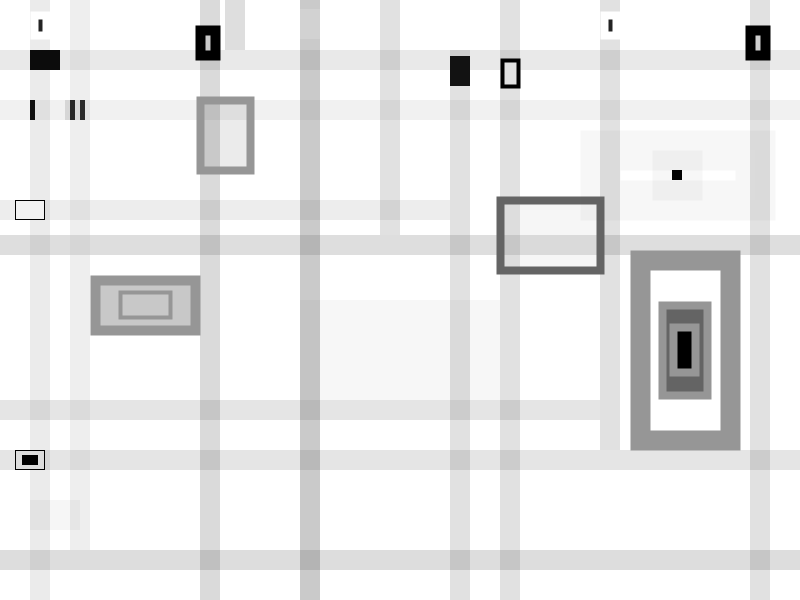
Frame 1 (no input)
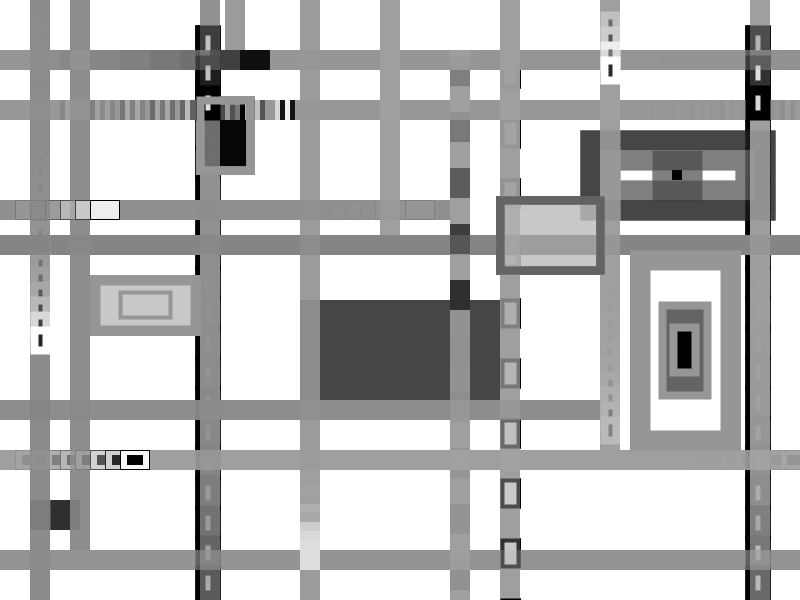
Frame 60 (the mouse pressed at the canvas centre just before this capture)
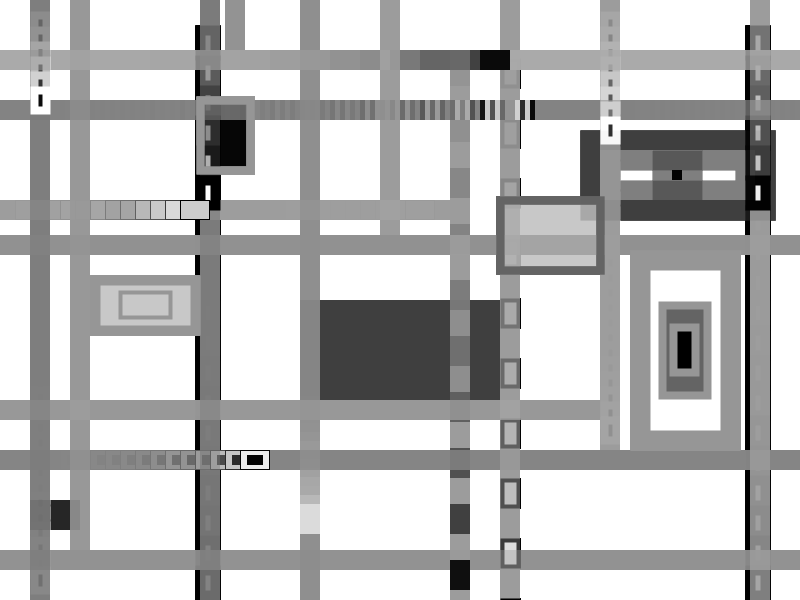
Frame 120 (the mouse held since frame 60 and released just before this capture)

The Processing sketch that drew these frames (run headless with seeded random() and noise(); from frame 60 on, the mouse is pressed at the canvas centre):

// Processing sketch: xuyifan3
// ── xuyifan3.pde
float x1,x2,x3,x4,x5,x6,x7,x8,x9,x10,x11,x12,y1,y2,y3,y4,y5,y6,y7;
float xspeed=30,yspeed=30;
void setup() {
  size(800, 600);
  background(255);
  frameRate(10);
}
void draw() {
  rectMode(CORNER);
  noStroke();
  fill(random(100,200),random(50,100));
  rect(0, 50, width, 20);
   fill(random(100,200),random(50,100));
  rect(0, 100, width, 20);
   fill(random(100,200),random(50,100));
  rect(0, 200, 450, 20);
   fill(random(100,200),random(50,100));
  rect(0, 235, width, 20);
   fill(random(100,200),random(50,100));
  rect(0, 400, 600, 20);
   fill(random(100,200),random(50,100));
  rect(0, 450, width, 20);
   fill(random(100,200),random(50,100));
  rect(0, 550, width, 20);
   fill(random(100,200),random(50,100));
  rect(30, 0, 20, height);
   fill(random(100,200),random(50,100));
  rect(70, 0, 20, 550);
   fill(random(100,200),random(50,100));
  rect(200, 0, 20, height);
   fill(random(100,200),random(50,100));
  rect(225, 0, 20, 50);
   fill(random(100,200),random(50,100));
  rect(300, 0, 20, height);
   fill(random(100,200),random(50,100));
  rect(380,0,20,235); 
  rect(450,50,20,height); 
  rect(500,0,20,height); 
  rect(600,0,20,450); 
  rect(750,0,20,height); 
  
 
 fill(random(0,50));
  rect(x1=x1+xspeed,50,30,20);
  if(x1>=width-30){
    x1=0;}
  
  fill(random(200,255));
  stroke(0);
  strokeWeight(10);
  rect(200,y1=y1+yspeed,15,25);
  if(y1>=height-30){
    y1=0;}
    
   fill(random(200,255));
   stroke(0);
   strokeWeight(1);
  rect(x2=x2+xspeed*0.5,200,29.5,19.5);
  if(x2>=450-50){
    x2=0;}
    
    fill(random(0,50));
   noStroke();
    rect(x3=x3+xspeed,100,5,20);
    fill(random(200,255));
  rect(x4=x3+xspeed+5,100,5,20);
  fill(random(0,50));
  rect(x5=x3+xspeed+10,100,5,20);
  fill(random(200,255));
  rect(x6=x3+xspeed+15,100,5,20);
  fill(random(0,50));
  rect(x7=x3+xspeed+20,100,5,20);
  if(x3>=width-30){
    x3=0;}
    
    fill(random(200,255));
   stroke(0);
   strokeWeight(1);
  rect(x8=x8+xspeed*0.5,450,29.5,19.5);
  fill(0);
  rectMode(CENTER);
  rect(x9=x8+xspeed*0.5,460,29.5/2,19.5/2);
  if(x8>=width-30){
    x8=0;}
    
    fill(random(200,255));
    rectMode(CORNER);
    stroke(0);
    strokeWeight(4);
  rect(502,y2=y2+yspeed*2,16,26);
  if(y2>=height-30){
    y2=0;}
  
 
  fill(random(0,50));
    rectMode(CORNER);
    stroke(255);
    strokeWeight(8);
  rect(604,y3=y3+yspeed*0.5,12,20);
  if(y3>=450-30){
    y3=0;}
  
  fill(random(0,50));
    rectMode(CORNER);
    stroke(255);
    strokeWeight(8);
  rect(34,y4=y4+yspeed*0.5,12,20);
  if(y4>=height-30){
    y4=0;}
    
    fill(random(200,255));
  stroke(0);
  strokeWeight(10);
  rect(750,y5=y5+yspeed,15,25);
  if(y5>=height-30){
    y5=0;}
    
    fill(random(200,255));
  noStroke();
  rect(300,y6=y6+yspeed*0.3,20,30);
  if(y6>=height-30){
    y6=0;}
    
    fill(random(0,50));
  noStroke();
  rect(450,y7=y7+yspeed*0.2+50,20,30);
  if(y7>=height-30){
    y7=0;}
    
    fill(200);
    stroke(150);
    strokeWeight(10);
    rect(95,280,100,50);
    strokeWeight(4);
    rect(95+100/4,280+50/4,50,25);
   
   fill(255);
    stroke(150);
    strokeWeight(20);
    rect(640,260,90,180);
    strokeWeight(4);
    fill(100);
    stroke(150);
    strokeWeight(8);
    rect(640+90/4,260+180/4,45,90);
    fill(0);
    rect(640+90/4+45/4,260+180/4+90/4,45/2,90/2);
    
    fill(0,20);
    rect(200,100,50,70);
    
    stroke(100);
     fill(200,40);
    rect(500,200,100,70);
      
     noStroke();
     fill(50,10);
     rect(300,300,200,100);
    
    noStroke();
     fill(20,10);
     rect(30,500,50,30);
     
     stroke(50,10);
     strokeWeight(40);
     fill(250,5);
    rect(600,150,155,50);
    fill(0);
    rectMode(CENTER);
    rect(600+155/2,150+50/2,10,10);
     
}
